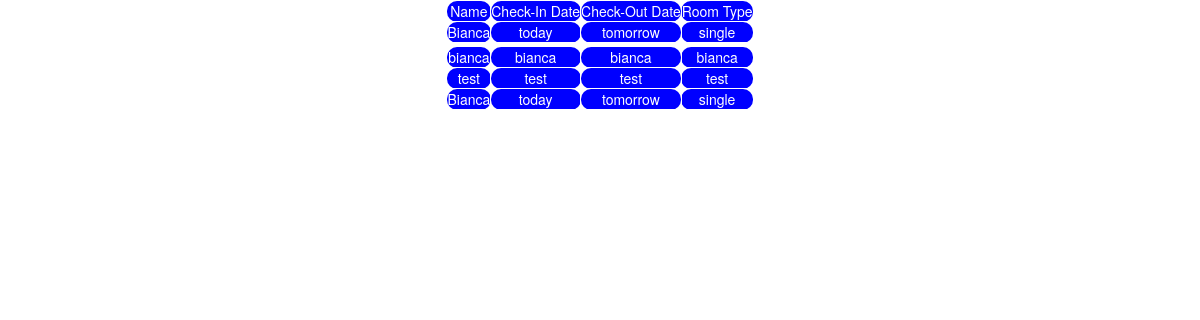
Page /list on the committed database.
### tables this page shows
CREATE TABLE finalProject (name TEXT, checkIn TEXT, checkOut TEXT, roomType TEXT);

### manage.py (the view)
@app.route('/list')
def list():
    con = sqlite3.connect("database.db")
    con.row_factory = sqlite3.Row
    cur = con.cursor()
    cur.execute("select * from finalProject")
    rows = cur.fetchall();
    return render_template("list.html",rows = rows)

### templates/list.html (shortened to what this page needs)
<!doctype html>
<head>
    <link rel="stylesheet" href="static/style.css">
</head>
<html>
    <body>
        {% extends "bootstrap/base.html" %}
        {% block content %}
        <table class="center">
            <thead>
                <td>Name</td>
                <td>Check-In Date</td>
                <td>Check-Out Date</td>
                <td>Room Type</td>
            </thead>
            {% for row in rows %}
                <tr>
                    <td>{{row["name"]}}</td>
                    <td>{{row["checkIn"]}}</td>
                    <td>{{row["checkOut"]}}</td>
                    <td>{{row['roomType']}}</td>
                </tr>
            {% endfor %}
        </table>
        {% endblock %}

### static/style.css (style rules this page uses)
body { text-align: center; }
table, th, td { text-align: center; border: 1px solid white; border-collapse: collapse; border-radius: 10px; }
th, td { background-color: blue; color: white; }
.center { margin-left: auto; margin-right: auto; }

### rows in the picture
finalProject: name "Bianca", checkIn "today", checkOut "tomorrow", roomType "single"
finalProject: name "bianca", checkIn "bianca", checkOut "bianca", roomType "bianca"
finalProject: name "test", checkIn "test", checkOut "test", roomType "test"
finalProject: name "Bianca", checkIn "today", checkOut "tomorrow", roomType "single"
